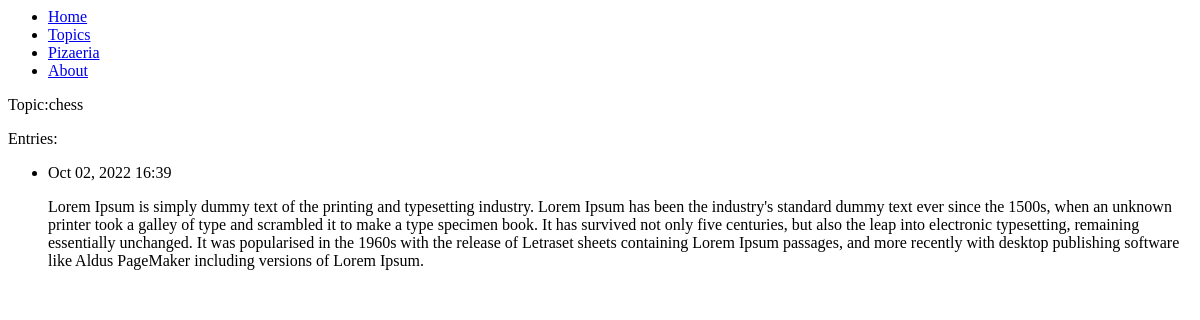
The app's page /topics/1/, older data.
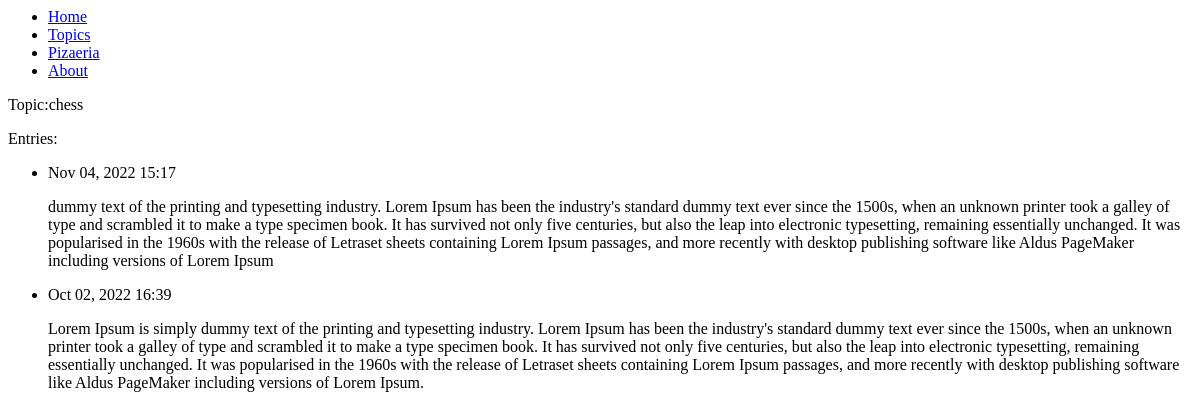
The same page, newer data.
### learning_logs/models.py (models this page shows, shortened)
class Entry(models.Model):
    topic = models.ForeignKey(Topic, on_delete=models.CASCADE)
    text = models.TextField()
    date_added = models.DateTimeField(auto_now_add = True)
    class Meta:
        verbose_name_plural = 'entries'

### learning_logs/views.py (the view)
# urls.py: path('topics/<int:topic_id>/', views.topic,  name='topic'),
def topic(request, topic_id):
    topic = Topic.objects.get(id=topic_id)
    entries = topic.entry_set.order_by('-date_added')
    context = {'topic': topic, 'entries':entries}
    return render(request, 'topic.html',context)

### learning_logs/models.py (called while the page is built)
    def __str__(self):
        return self.text

### learning_logs/templates/topic.html
{% extends "base.html" %}
{% block content %}
<p>Topic:{{ topic }}</P>
<p>Entries: </P>
    <ul>
        {% for entry in entries %}
        <li>
            <p>{{ entry.date_added|date:'M d, Y H:i' }}</p>
            <p>{{ entry.text|linebreaks }}</p>
        </li>
        {% empty %}
            <li>No topics has benn added yet.</li>
        {% endfor %}
    </ul>
{%endblock content%}

Row changes from the older to the newer data that the page shows:
added Entry: date_added "Nov 04, 2022 15:17", text "dummy text of the printing and typesetting industry. Lorem Ipsum has been the industry's standard dummy text ever since the 1500s, when an unknown printer took a galley of type and scrambled it to make a type specimen book. It has survived not only five centuries, but also the leap into electronic typesetting, remaining essentially unchanged. It was popularised in the 1960s with the release of Letraset sheets containing Lorem Ipsum passages, and more recently with desktop publishing software like Aldus PageMaker including versions of Lorem Ipsum"
